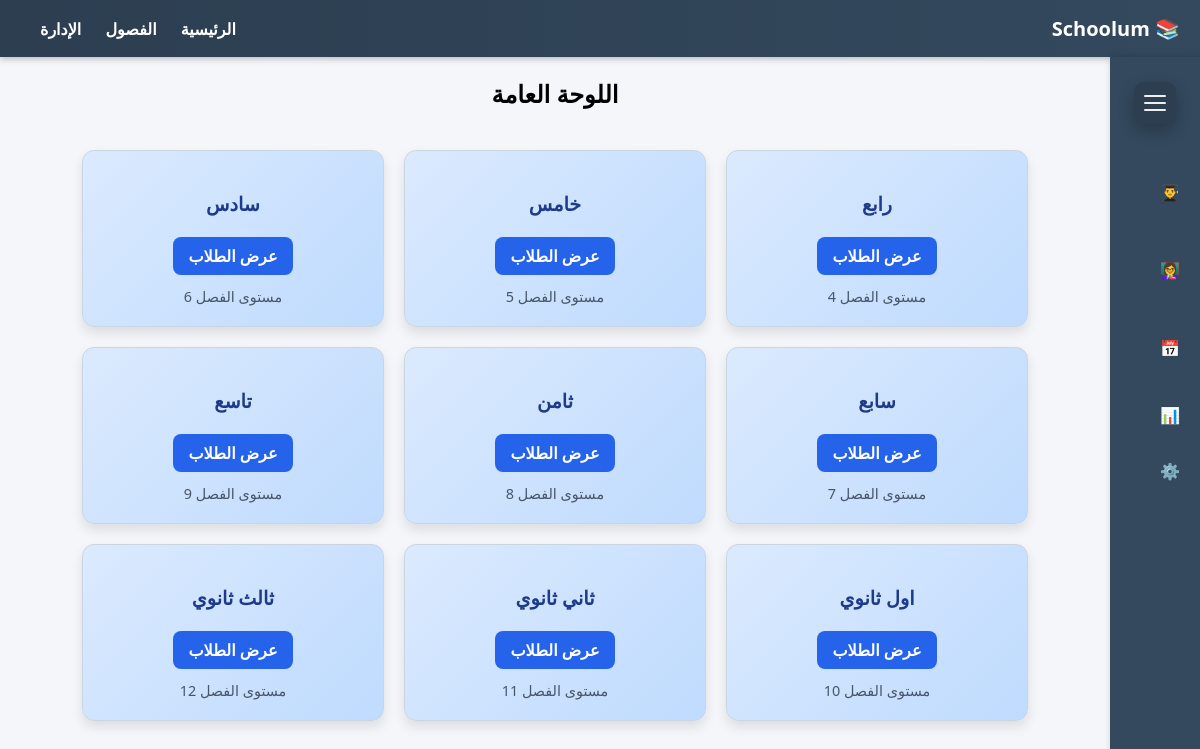
The page /students/ on the database its author committed.
### core/models.py (models this page shows, shortened)
class ClassRoom(models.Model):
    name = models.CharField(max_length=20,unique=True,)
    order = models.PositiveIntegerField(unique=True, validators=[
                                        MinValueValidator(1),
                                        MaxValueValidator(12)
                                        ], verbose_name="المستوى")
    class Meta:
        ordering = ["order", "name"]
        verbose_name = "صف دراسي"
        verbose_name_plural = "صفوف دراسية"

### StudentsApp/views.py (the view)
# urls.py: path('', students_index, name="students_index"),
def students_index(request):
    classes =  ClassRoom.objects.all()
    return render(request, 'students_index.html', {'classes': classes})

### StudentsApp/templates/students_index.html (shortened to what this page needs)
{% extends 'base.html' %}
{% load static %}
{% block content %}
<h2 style="text-align: center; margin-top: 20px;">اللوحة العامة</h2>
<div class="dashboard-cards">
  {% for classrom in classes %}
  <div class="card">
    <h3>{{ classrom.name }}</h3>
    <a href="{% url 'students_table' classrom.order %}">عرض الطلاب</a>
    <small>مستوى الفصل {{ classrom.order|default:"0" }}</small>
  </div>
  {% endfor %}
</div>
{% endblock content %}

### _Schoolmuaid_/static/css/basestyle.css (style rules this page uses)
body { margin: 0; font-family: 'Segoe UI', sans-serif; background-color: #f4f6f9; direction: rtl; }

### StudentsApp/templates/students_index.html (style rules this page uses)
.dashboard-cards { display: flex; flex-wrap: wrap; justify-content: center; gap: 20px; padding: 20px; }
.card { background: linear-gradient(135deg, #dbeafe, #bfdbfe); border: 1px solid #cbd5e1; border-radius: 12px; padding: 20px; width: 260px; box-shadow: 0 6px 12px rgba(0, 0, 0, 0.1); transition: transform 0.3s ease, box-shadow 0.3s ease; text-align: center; }
.card h3 { font-size: 1.2rem; color: #1e3a8a; margin-bottom: 10px; }
.card a { display: inline-block; background-color: #2563eb; color: white; padding: 8px 16px; border-radius: 8px; text-decoration: none; font-weight: bold; margin-top: 10px; }
.card small { display: block; margin-top: 12px; color: #475569; font-size: 0.9rem; }

### rows shown on the page
ClassRoom: name "رابع", order "4"
ClassRoom: name "خامس", order "5"
ClassRoom: name "سادس", order "6"
ClassRoom: name "سابع", order "7"
ClassRoom: name "ثامن", order "8"
ClassRoom: name "تاسع", order "9"
ClassRoom: name "اول ثانوي", order "10"
ClassRoom: name "ثاني ثانوي", order "11"
ClassRoom: name "ثالث ثانوي", order "12"
